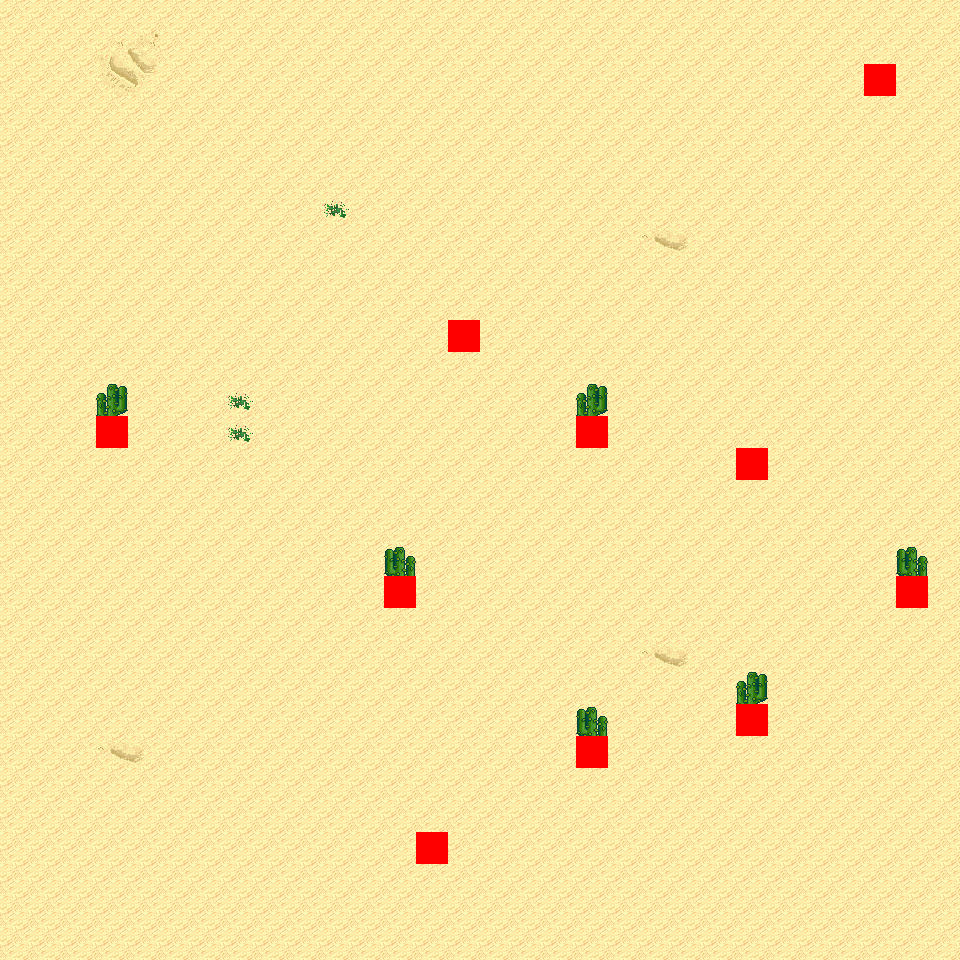

Rendered tile map (Tiled .tmx) drawn with the repository's tilesets; below, a short description and the map source with its tile grids summarised:
An orthogonal 30x30 tile map with 32x32 px tiles, 6 tile layers (Ground, Object, Object2, Above, ...), 8 tilesets and 4 objects (4x mapExit).

<map version="1.0" orientation="orthogonal" renderorder="right-down" width="30" height="30" tilewidth="32" tileheight="32" nextobjectid="5">
  <tileset firstgid="1" name="tileset_logic_collision" tilewidth="32" tileheight="32" tilecount="1" columns="1">
    <image source="../drawable/tileset_logic_collision.png" width="32" height="32" />
  </tileset>
  <tileset firstgid="2" name="tileset_ground_ground" tilewidth="32" tileheight="32" tilecount="33" columns="3">
    <image source="../drawable/tileset_ground_ground.png" width="96" height="352" />
  </tileset>
  <tileset firstgid="35" name="tileset_ground_ridge_earth_pale" tilewidth="32" tileheight="32" tilecount="96" columns="12">
    <image source="../drawable/tileset_ground_ridge_earth_pale.png" width="384" height="256" />
  </tileset>
  <tileset firstgid="131" name="tileset_ground_ridge_earth_dark" tilewidth="32" tileheight="32" tilecount="96" columns="12">
    <image source="../drawable/tileset_ground_ridge_earth_dark.png" width="384" height="256" />
  </tileset>
  <tileset firstgid="227" name="tileset_terrain_desert" tilewidth="32" tileheight="32" tilecount="88" columns="8">
    <image source="../drawable/tileset_terrain_desert.png" width="256" height="352" />
  </tileset>
  <tileset firstgid="315" name="tileset_plant_tree_tree_darkgreen" tilewidth="32" tileheight="32" tilecount="88" columns="8">
    <image source="../drawable/tileset_plant_tree_tree_darkgreen.png" width="256" height="352" />
  </tileset>
  <tileset firstgid="403" name="tileset_plant_cactus_2" tilewidth="32" tileheight="32" tilecount="10" columns="5">
    <image source="../drawable/tileset_plant_cactus_2.png" width="160" height="64" />
  </tileset>
  <tileset firstgid="413" name="tileset_ground_sand_2" tilewidth="32" tileheight="32" tilecount="15" columns="5">
    <image source="../drawable/tileset_ground_sand_2.png" width="160" height="96" />
  </tileset>
  <layer name="Ground" width="30" height="30">
    <data>[900 cells, 900 non-empty, 9 distinct tile ids]</data>
  </layer>
  <layer name="Object" width="30" height="30">
    <data>[900 cells, 9 non-empty, 3 distinct tile ids]</data>
  </layer>
  <layer name="Object2" width="30" height="30">
    <data>[900 cells, 0 non-empty, 0 distinct tile ids]</data>
  </layer>
  <layer name="Above" width="30" height="30">
    <data>[900 cells, 6 non-empty, 2 distinct tile ids]</data>
  </layer>
  <layer name="Above2" width="30" height="30">
    <data>[900 cells, 0 non-empty, 0 distinct tile ids]</data>
  </layer>
  <layer name="Walkable" width="30" height="30">
    <data>[900 cells, 10 non-empty, 1 distinct tile ids]</data>
  </layer>
  <objectgroup name="MapEvents">
    <object id="1" name="north" type="mapExit" x="0" y="0" width="960" height="32">
      <properties>
        <property name="map" value="level_0_x19_y145" />
        <property name="x" value="0" />
        <property name="y" value="28" />
      </properties>
    </object>
    <object id="2" name="south" type="mapExit" x="0" y="928" width="960" height="32">
      <properties>
        <property name="map" value="level_0_x19_y147" />
        <property name="x" value="0" />
        <property name="y" value="1" />
      </properties>
    </object>
    <object id="3" name="west" type="mapExit" x="0" y="0" width="32" height="960">
      <properties>
        <property name="map" value="level_0_x18_y146" />
        <property name="x" value="28" />
        <property name="y" value="0" />
      </properties>
    </object>
    <object id="4" name="east" type="mapExit" x="928" y="0" width="32" height="960">
      <properties>
        <property name="map" value="level_0_x20_y146" />
        <property name="x" value="1" />
        <property name="y" value="0" />
      </properties>
    </object>
  </objectgroup>
</map>
